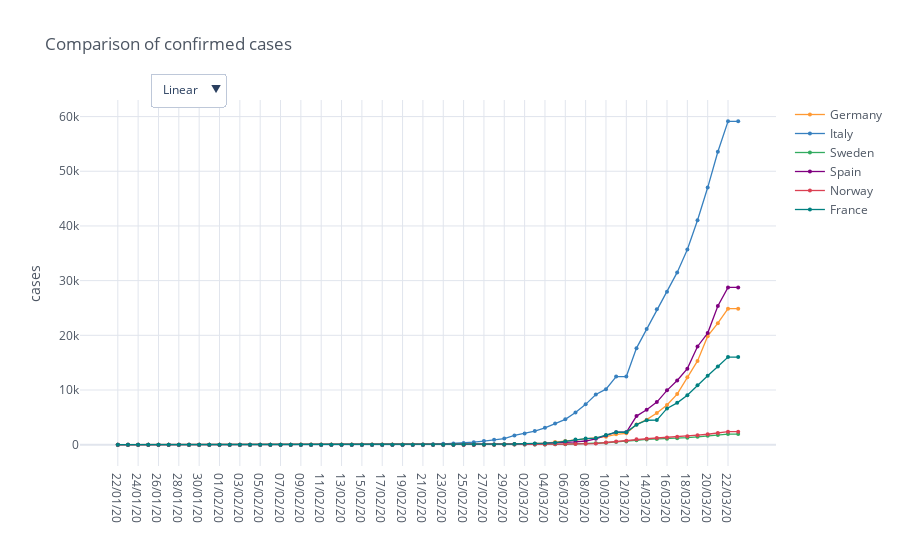

Write notebook code for a chart like this one.
### Code cell
countries = ['Germany', 'France', 'Italy', 'Spain', 'Norway', 'Sweden']

confirmed_cases_countries = io.world_load_cases(io.get_filename_confirmed_cases(), countries)

fig = mp.iplot_comparative_plot(confirmed_cases_countries, title='Comparison of confirmed cases', size=4, yTitle='cases', mode='lines+markers', asFigure=True)
fig.show()
